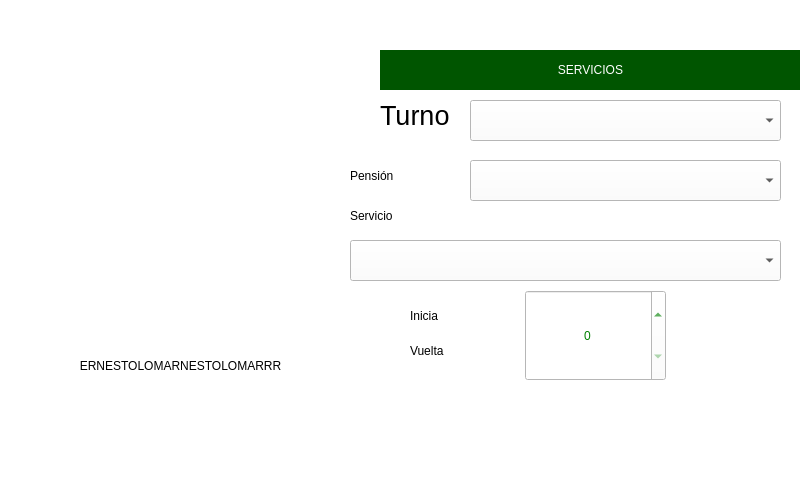
<?xml version="1.0" encoding="UTF-8"?>
<ui version="4.0">
 <class>Form</class>
 <widget class="QWidget" name="Form">
  <property name="geometry">
   <rect>
    <x>0</x>
    <y>0</y>
    <width>800</width>
    <height>480</height>
   </rect>
  </property>
  <property name="minimumSize">
   <size>
    <width>800</width>
    <height>480</height>
   </size>
  </property>
  <property name="maximumSize">
   <size>
    <width>800</width>
    <height>480</height>
   </size>
  </property>
  <property name="acceptDrops">
   <bool>false</bool>
  </property>
  <property name="windowTitle">
   <string>Form</string>
  </property>
  <property name="styleSheet">
   <string notr="true">background-color: #fff</string>
  </property>
  <widget class="QLabel" name="label">
   <property name="geometry">
    <rect>
     <x>10</x>
     <y>0</y>
     <width>791</width>
     <height>481</height>
    </rect>
   </property>
   <property name="text">
    <string/>
   </property>
   <property name="pixmap">
    <pixmap>../Imagenes/Servicios.jpg</pixmap>
   </property>
  </widget>
  <widget class="QLabel" name="label_4">
   <property name="geometry">
    <rect>
     <x>410</x>
     <y>330</y>
     <width>111</width>
     <height>41</height>
    </rect>
   </property>
   <property name="styleSheet">
    <string notr="true">font: 75 20pt &quot;Arial&quot;;</string>
   </property>
   <property name="text">
    <string>Vuelta</string>
   </property>
  </widget>
  <widget class="QLabel" name="label_9">
   <property name="geometry">
    <rect>
     <x>350</x>
     <y>190</y>
     <width>101</width>
     <height>51</height>
    </rect>
   </property>
   <property name="styleSheet">
    <string notr="true">font: 75 20pt &quot;Arial&quot;;</string>
   </property>
   <property name="text">
    <string>Servicio</string>
   </property>
  </widget>
  <widget class="QLabel" name="label_ok">
   <property name="geometry">
    <rect>
     <x>420</x>
     <y>400</y>
     <width>61</width>
     <height>61</height>
    </rect>
   </property>
   <property name="text">
    <string/>
   </property>
   <property name="pixmap">
    <pixmap>../Imagenes/ok.png</pixmap>
   </property>
   <property name="scaledContents">
    <bool>true</bool>
   </property>
  </widget>
  <widget class="QLabel" name="label_10">
   <property name="geometry">
    <rect>
     <x>380</x>
     <y>50</y>
     <width>421</width>
     <height>40</height>
    </rect>
   </property>
   <property name="styleSheet">
    <string notr="true">font: 75 30pt &quot;Arial&quot;;
color: #fff;
background-color: #005500;</string>
   </property>
   <property name="text">
    <string>SERVICIOS</string>
   </property>
   <property name="alignment">
    <set>Qt::AlignCenter</set>
   </property>
  </widget>
  <widget class="QLabel" name="label_3">
   <property name="geometry">
    <rect>
     <x>410</x>
     <y>290</y>
     <width>101</width>
     <height>51</height>
    </rect>
   </property>
   <property name="styleSheet">
    <string notr="true">font: 75 20pt &quot;Arial&quot;;</string>
   </property>
   <property name="text">
    <string>Inicia</string>
   </property>
  </widget>
  <widget class="QComboBox" name="comboBox_turno">
   <property name="geometry">
    <rect>
     <x>470</x>
     <y>100</y>
     <width>311</width>
     <height>41</height>
    </rect>
   </property>
   <property name="palette">
    <palette>
     <active>
      <colorrole role="Button">
       <brush brushstyle="SolidPattern">
        <color alpha="255">
         <red>255</red>
         <green>255</green>
         <blue>255</blue>
        </color>
       </brush>
      </colorrole>
      <colorrole role="Base">
       <brush brushstyle="SolidPattern">
        <color alpha="255">
         <red>255</red>
         <green>255</green>
         <blue>255</blue>
        </color>
       </brush>
      </colorrole>
      <colorrole role="Window">
       <brush brushstyle="SolidPattern">
        <color alpha="255">
         <red>255</red>
         <green>255</green>
         <blue>255</blue>
        </color>
       </brush>
      </colorrole>
      <colorrole role="Shadow">
       <brush brushstyle="SolidPattern">
        <color alpha="255">
         <red>0</red>
         <green>0</green>
         <blue>0</blue>
        </color>
       </brush>
      </colorrole>
      <colorrole role="Highlight">
       <brush brushstyle="SolidPattern">
        <color alpha="255">
         <red>128</red>
         <green>128</green>
         <blue>128</blue>
        </color>
       </brush>
      </colorrole>
     </active>
     <inactive>
      <colorrole role="Button">
       <brush brushstyle="SolidPattern">
        <color alpha="255">
         <red>255</red>
         <green>255</green>
         <blue>255</blue>
        </color>
       </brush>
      </colorrole>
      <colorrole role="Base">
       <brush brushstyle="SolidPattern">
        <color alpha="255">
         <red>255</red>
         <green>255</green>
         <blue>255</blue>
        </color>
       </brush>
      </colorrole>
      <colorrole role="Window">
       <brush brushstyle="SolidPattern">
        <color alpha="255">
         <red>255</red>
         <green>255</green>
         <blue>255</blue>
        </color>
       </brush>
      </colorrole>
      <colorrole role="Shadow">
       <brush brushstyle="SolidPattern">
        <color alpha="255">
         <red>0</red>
         <green>0</green>
         <blue>0</blue>
        </color>
       </brush>
      </colorrole>
      <colorrole role="Highlight">
       <brush brushstyle="SolidPattern">
        <color alpha="255">
         <red>128</red>
         <green>128</green>
         <blue>128</blue>
        </color>
       </brush>
      </colorrole>
     </inactive>
     <disabled>
      <colorrole role="Button">
       <brush brushstyle="SolidPattern">
        <color alpha="255">
         <red>255</red>
         <green>255</green>
         <blue>255</blue>
        </color>
       </brush>
      </colorrole>
      <colorrole role="Base">
       <brush brushstyle="SolidPattern">
        <color alpha="255">
         <red>255</red>
         <green>255</green>
         <blue>255</blue>
        </color>
       </brush>
      </colorrole>
      <colorrole role="Window">
       <brush brushstyle="SolidPattern">
        <color alpha="255">
         <red>255</red>
         <green>255</green>
         <blue>255</blue>
        </color>
       </brush>
      </colorrole>
      <colorrole role="Shadow">
       <brush brushstyle="SolidPattern">
        <color alpha="255">
         <red>0</red>
         <green>0</green>
         <blue>0</blue>
        </color>
       </brush>
      </colorrole>
      <colorrole role="Highlight">
       <brush brushstyle="SolidPattern">
        <color alpha="255">
         <red>128</red>
         <green>128</green>
         <blue>128</blue>
        </color>
       </brush>
      </colorrole>
     </disabled>
    </palette>
   </property>
   <property name="styleSheet">
    <string notr="true">selection-background-color: gray;
font: 87 48pt &quot;Arial Black&quot;;</string>
   </property>
   <property name="modelColumn">
    <number>0</number>
   </property>
  </widget>
  <widget class="QLabel" name="label_cancel">
   <property name="geometry">
    <rect>
     <x>700</x>
     <y>400</y>
     <width>61</width>
     <height>61</height>
    </rect>
   </property>
   <property name="text">
    <string/>
   </property>
   <property name="pixmap">
    <pixmap>../Imagenes/no.png</pixmap>
   </property>
   <property name="scaledContents">
    <bool>true</bool>
   </property>
  </widget>
  <widget class="QLabel" name="label_6">
   <property name="geometry">
    <rect>
     <x>60</x>
     <y>132</y>
     <width>221</width>
     <height>211</height>
    </rect>
   </property>
   <property name="text">
    <string/>
   </property>
   <property name="pixmap">
    <pixmap>../Imagenes/generico.jpg</pixmap>
   </property>
  </widget>
  <widget class="QComboBox" name="comboBox_servicio">
   <property name="geometry">
    <rect>
     <x>350</x>
     <y>240</y>
     <width>431</width>
     <height>41</height>
    </rect>
   </property>
   <property name="styleSheet">
    <string notr="true">selection-background-color: gray;
font: 87 48pt &quot;Arial Black&quot;;</string>
   </property>
  </widget>
  <widget class="QLabel" name="label_11">
   <property name="geometry">
    <rect>
     <x>380</x>
     <y>90</y>
     <width>81</width>
     <height>51</height>
    </rect>
   </property>
   <property name="font">
    <font>
     <family>Arial</family>
     <pointsize>20</pointsize>
     <weight>9</weight>
     <italic>false</italic>
     <bold>false</bold>
    </font>
   </property>
   <property name="styleSheet">
    <string notr="true">font: 75 20pt &quot;Arial&quot;;</string>
   </property>
   <property name="text">
    <string>Turno</string>
   </property>
  </widget>
  <widget class="QSpinBox" name="spinBox_vuelta">
   <property name="geometry">
    <rect>
     <x>525</x>
     <y>290</y>
     <width>141</width>
     <height>91</height>
    </rect>
   </property>
   <property name="styleSheet">
    <string notr="true">color: green;
font: 75 60pt &quot;Arial&quot;;
text-align: center;</string>
   </property>
   <property name="alignment">
    <set>Qt::AlignCenter</set>
   </property>
  </widget>
  <widget class="QLabel" name="label_12">
   <property name="geometry">
    <rect>
     <x>350</x>
     <y>150</y>
     <width>101</width>
     <height>51</height>
    </rect>
   </property>
   <property name="styleSheet">
    <string notr="true">font: 75 20pt &quot;Arial&quot;;</string>
   </property>
   <property name="text">
    <string>Pensión</string>
   </property>
  </widget>
  <widget class="QComboBox" name="comboBox_pension">
   <property name="geometry">
    <rect>
     <x>470</x>
     <y>160</y>
     <width>311</width>
     <height>41</height>
    </rect>
   </property>
   <property name="palette">
    <palette>
     <active>
      <colorrole role="Button">
       <brush brushstyle="SolidPattern">
        <color alpha="255">
         <red>255</red>
         <green>255</green>
         <blue>255</blue>
        </color>
       </brush>
      </colorrole>
      <colorrole role="Base">
       <brush brushstyle="SolidPattern">
        <color alpha="255">
         <red>255</red>
         <green>255</green>
         <blue>255</blue>
        </color>
       </brush>
      </colorrole>
      <colorrole role="Window">
       <brush brushstyle="SolidPattern">
        <color alpha="255">
         <red>255</red>
         <green>255</green>
         <blue>255</blue>
        </color>
       </brush>
      </colorrole>
      <colorrole role="Shadow">
       <brush brushstyle="SolidPattern">
        <color alpha="255">
         <red>0</red>
         <green>0</green>
         <blue>0</blue>
        </color>
       </brush>
      </colorrole>
      <colorrole role="Highlight">
       <brush brushstyle="SolidPattern">
        <color alpha="255">
         <red>128</red>
         <green>128</green>
         <blue>128</blue>
        </color>
       </brush>
      </colorrole>
     </active>
     <inactive>
      <colorrole role="Button">
       <brush brushstyle="SolidPattern">
        <color alpha="255">
         <red>255</red>
         <green>255</green>
         <blue>255</blue>
        </color>
       </brush>
      </colorrole>
      <colorrole role="Base">
       <brush brushstyle="SolidPattern">
        <color alpha="255">
         <red>255</red>
         <green>255</green>
         <blue>255</blue>
        </color>
       </brush>
      </colorrole>
      <colorrole role="Window">
       <brush brushstyle="SolidPattern">
        <color alpha="255">
         <red>255</red>
         <green>255</green>
         <blue>255</blue>
        </color>
       </brush>
      </colorrole>
      <colorrole role="Shadow">
       <brush brushstyle="SolidPattern">
        <color alpha="255">
         <red>0</red>
         <green>0</green>
         <blue>0</blue>
        </color>
       </brush>
      </colorrole>
      <colorrole role="Highlight">
       <brush brushstyle="SolidPattern">
        <color alpha="255">
         <red>128</red>
         <green>128</green>
         <blue>128</blue>
        </color>
       </brush>
      </colorrole>
     </inactive>
     <disabled>
      <colorrole role="Button">
       <brush brushstyle="SolidPattern">
        <color alpha="255">
         <red>255</red>
         <green>255</green>
         <blue>255</blue>
        </color>
       </brush>
      </colorrole>
      <colorrole role="Base">
       <brush brushstyle="SolidPattern">
        <color alpha="255">
         <red>255</red>
         <green>255</green>
         <blue>255</blue>
        </color>
       </brush>
      </colorrole>
      <colorrole role="Window">
       <brush brushstyle="SolidPattern">
        <color alpha="255">
         <red>255</red>
         <green>255</green>
         <blue>255</blue>
        </color>
       </brush>
      </colorrole>
      <colorrole role="Shadow">
       <brush brushstyle="SolidPattern">
        <color alpha="255">
         <red>0</red>
         <green>0</green>
         <blue>0</blue>
        </color>
       </brush>
      </colorrole>
      <colorrole role="Highlight">
       <brush brushstyle="SolidPattern">
        <color alpha="255">
         <red>128</red>
         <green>128</green>
         <blue>128</blue>
        </color>
       </brush>
      </colorrole>
     </disabled>
    </palette>
   </property>
   <property name="styleSheet">
    <string notr="true">selection-background-color: gray;
font: 87 48pt &quot;Arial Black&quot;;</string>
   </property>
   <property name="modelColumn">
    <number>0</number>
   </property>
  </widget>
  <widget class="QLabel" name="lbl_name_operador">
   <property name="geometry">
    <rect>
     <x>10</x>
     <y>340</y>
     <width>341</width>
     <height>51</height>
    </rect>
   </property>
   <property name="styleSheet">
    <string notr="true">font: 75 16pt &quot;Arial&quot;;</string>
   </property>
   <property name="text">
    <string>ERNESTOLOMARNESTOLOMARRR</string>
   </property>
   <property name="alignment">
    <set>Qt::AlignCenter</set>
   </property>
  </widget>
 </widget>
 <resources/>
 <connections/>
</ui>
